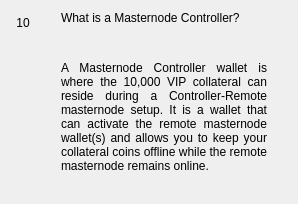
                  <widget class="QWidget" name="widgetFaq10" native="true">
                   <layout class="QHBoxLayout" name="horizontalpage_10" stretch="0,1">
                    <item alignment="Qt::AlignTop">
                     <widget class="QLabel" name="labelNumber10">
                      <property name="minimumSize">
                       <size>
                        <width>24</width>
                        <height>24</height>
                       </size>
                      </property>
                      <property name="maximumSize">
                       <size>
                        <width>16777215</width>
                        <height>24</height>
                       </size>
                      </property>
                      <property name="text">
                       <string>10</string>
                      </property>
                      <property name="alignment">
                       <set>Qt::AlignCenter</set>
                      </property>
                     </widget>
                    </item>
                    <item>
                     <layout class="QVBoxLayout" name="verticalLayoutpage_10">
                      <property name="leftMargin">
                       <number>20</number>
                      </property>
                      <property name="rightMargin">
                       <number>20</number>
                      </property>
                      <item>
                       <widget class="QLabel" name="labelSubtitle10">
                        <property name="text">
                         <string>What is a Masternode Controller?</string>
                        </property>
                        <property name="wordWrap">
                         <bool>true</bool>
                        </property>
                       </widget>
                      </item>
                      <item>
                       <spacer name="verticalSpacer_100">
                        <property name="orientation">
                         <enum>Qt::Vertical</enum>
                        </property>
                        <property name="sizeType">
                         <enum>QSizePolicy::Fixed</enum>
                        </property>
                        <property name="sizeHint" stdset="0">
                         <size>
                          <width>20</width>
                          <height>30</height>
                         </size>
                        </property>
                       </spacer>
                      </item>
                      <item>
                       <widget class="QLabel" name="labelContent10">
                        <property name="text">
                         <string>&lt;html&gt;&lt;head/&gt;&lt;body&gt;&lt;p align=&quot;justify&quot;&gt;A Masternode Controller wallet is where the 10,000 VIP collateral can reside during a Controller-Remote masternode setup. It is a wallet that can activate the remote masternode wallet(s) and allows you to keep your collateral coins offline while the remote masternode remains online. &lt;/p&gt;&lt;/body&gt;&lt;/html&gt;</string>
                        </property>
                        <property name="alignment">
                         <set>Qt::AlignLeading|Qt::AlignLeft|Qt::AlignTop</set>
                        </property>
                        <property name="wordWrap">
                         <bool>true</bool>
                        </property>
                       </widget>
                      </item>
                      <item>
                       <spacer name="verticalSpacer_92">
                        <property name="orientation">
                         <enum>Qt::Vertical</enum>
                        </property>
                        <property name="sizeHint" stdset="0">
                         <size>
                          <width>20</width>
                          <height>20</height>
                         </size>
                        </property>
                       </spacer>
                      </item>
                     </layout>
                    </item>
                   </layout>
                  </widget>
